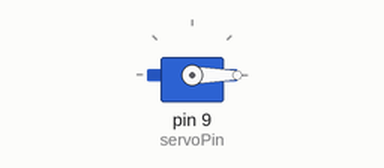
Bench run of a sketch on a simulated Arduino Uno, built with avr-gcc and run on an emulated ATmega328P. Parts: servo.

Above: at 0.05 s.
At 2.1 s:
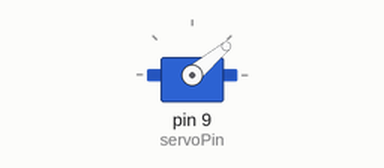
At 4.2 s:
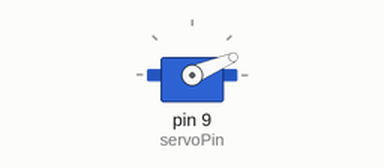
Timing chart, 0 to 10.2 s (numbered marks = the images above):
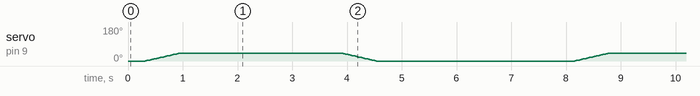

The sketch:

servo_wheel_test_code.ino
```cpp
#include <Servo.h>

Servo myServo;

int servoPin = 9;
int pos = 0;

void setup() {
  myServo.attach(servoPin);
}

void loop() {
  // Sweep from 0 to 40 degrees
  for (pos = -20; pos <= 40; pos += 1) {
    myServo.write(pos);
    delay(15);
  }

  delay(3000);  // pause for 3 seconds

  // Sweep from 40 to 0 degrees
  for (pos = 40; pos >= -20; pos -= 1) {
    myServo.write(pos);
    delay(15);
  }

  delay(3000);  // pause for 3 seconds
}
```
